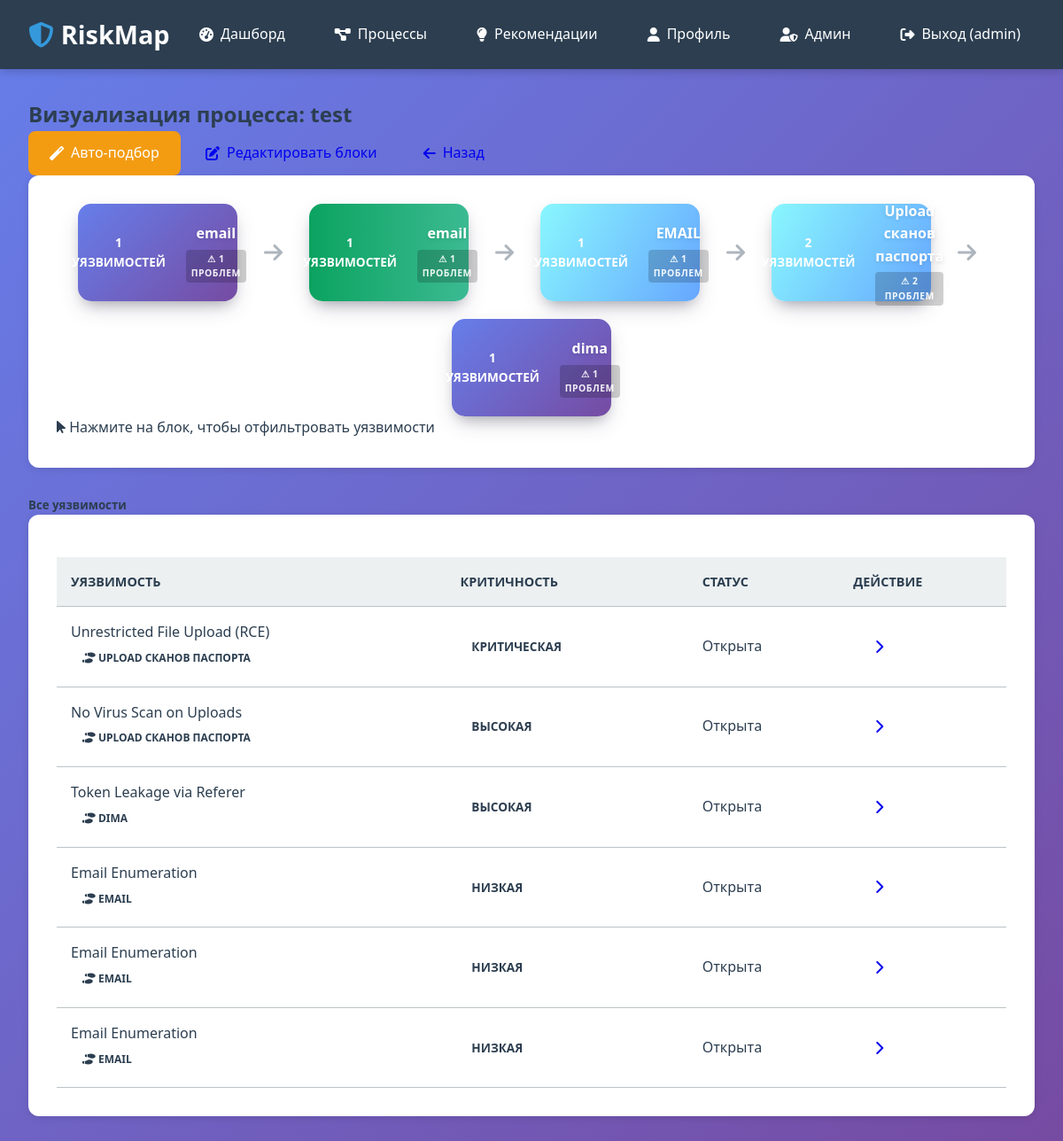
The page /processes/9/decomposition/ (signed in) on the database its author committed.
### apps/authentication/models.py (models this page shows, shortened)
class User(AbstractUser):
    email = models.EmailField(unique=True, verbose_name='Email')
    created_at = models.DateTimeField(auto_now_add=True, verbose_name='Дата регистрации')
    updated_at = models.DateTimeField(auto_now=True, verbose_name='Дата обновления')
    USERNAME_FIELD = 'username'
    REQUIRED_FIELDS = ['email']
    class Meta:
        verbose_name = 'Пользователь'
        verbose_name_plural = 'Пользователи'
        ordering = ['-created_at']
        db_table = 'users'

### apps/core/models.py (models this page shows, shortened)
class BusinessProcess(models.Model):
    CRITICALITY_CHOICES = [
        ('low', 'Низкая'),
        ('medium', 'Средняя'),
        ('high', 'Высокая'),
        ('critical', 'Критическая'),
    ]
    name = models.CharField('Название', max_length=255)
    description = models.TextField('Описание', blank=True)
    owner = models.ForeignKey(
        User,
        on_delete=models.CASCADE,
        related_name='business_processes',
        verbose_name='Владелец'
    )
    criticality = models.CharField(
        'Критичность',
        max_length=20,
        choices=CRITICALITY_CHOICES,
        default='medium'
    )
    created_at = models.DateTimeField('Дата создания', auto_now_add=True)
    updated_at = models.DateTimeField('Дата обновления', auto_now=True)
    is_active = models.BooleanField('Активен', default=True)
    class Meta:
        verbose_name = 'Бизнес-процесс'
        verbose_name_plural = 'Бизнес-процессы'
        ordering = ['-created_at']

class ProcessStep(models.Model):
    business_process = models.ForeignKey(BusinessProcess, on_delete=models.CASCADE, related_name='steps')
    name = models.CharField(max_length=100, verbose_name="Название шага")
    description = models.TextField(blank=True, verbose_name="Описание")
    order = models.PositiveIntegerField(default=0, verbose_name="Порядок")
    color = models.CharField(
        max_length=20,
        default='primary',
        choices=[
            ('primary', 'Синий'),
            ('danger', 'Красный'),
            ('warning', 'Желтый'),
            ('success', 'Зеленый'),
            ('info', 'Голубой'),
        ],
        verbose_name="Цвет"
    )
    class Meta:
        ordering = ['order']
        verbose_name = "Шаг процесса"
        verbose_name_plural = "Шаги процесса"

class Vulnerability(models.Model):
    SEVERITY_CHOICES = [
        (1, 'Незначительная'),
        (2, 'Низкая'),
        (3, 'Средняя'),
        (4, 'Высокая'),
        (5, 'Критическая'),
    ]
    STATUS_CHOICES = [
        ('open', 'Открыта'),
        ('in_progress', 'В работе'),
        ('resolved', 'Решена'),
        ('closed', 'Закрыта'),
    ]
    business_process = models.ForeignKey(
        BusinessProcess,
        on_delete=models.CASCADE,
        related_name='vulnerabilities',
        verbose_name='Бизнес-процесс'
    )
    step = models.ForeignKey(
        ProcessStep,
        on_delete=models.SET_NULL,
        null=True,
        blank=True,
        related_name='vulnerabilities',
        verbose_name='Связанный шаг'
    )
    title = models.CharField('Название', max_length=255)
    description = models.TextField('Описание')
    severity = models.IntegerField('Уровень серьезности', choices=SEVERITY_CHOICES, default=3)
    status = models.CharField('Статус', max_length=20, choices=STATUS_CHOICES, default='open')
    discovered_date = models.DateField('Дата обнаружения', auto_now_add=True)
    resolved_date = models.DateField('Дата решения', null=True, blank=True)
    class Meta:
        verbose_name = 'Уязвимость'
        verbose_name_plural = 'Уязвимости'
        ordering = ['-severity', '-discovered_date']

### apps/core/views.py (the view)
# urls.py: path('processes/<int:pk>/decomposition/', views.process_decomposition, name='process_decomposition'),
@login_required
def process_decomposition(request, pk):
    process = get_object_or_404(BusinessProcess, pk=pk, owner=request.user)
    vulnerabilities = Vulnerability.objects.filter(business_process=process)
    steps = process.steps.all().order_by('order')  # Загружаем шаги
    critical_count = vulnerabilities.filter(severity=5).count()
    high_count = vulnerabilities.filter(severity=4).count()
    medium_count = vulnerabilities.filter(severity=3).count()
    low_count = vulnerabilities.filter(severity__lte=2).count()
    context = {
        'process': process,
        'vulnerabilities': vulnerabilities,
        'steps': steps,  # Передаем шаги в шаблон
        'critical_count': critical_count,
        'high_count': high_count,
        'medium_count': medium_count,
        'low_count': low_count,
    }
    return render(request, 'core/process_decomposition.html', context)

### templates/core/process_decomposition.html (shortened to what this page needs)
{% extends 'base.html' %}
{% block content %}
<div class="container-fluid py-4">
    <div class="d-flex justify-content-between align-items-center mb-5">
        <h2 class="fw-bold text-dark">Визуализация процесса: {{ process.name }}</h2>
        <div>
            <a href="{% url 'core:process_autoscan' process.pk %}" class="btn btn-warning text-dark me-2">
    <i class="fas fa-magic"></i> Авто-подбор
            </a>
            <a href="{% url 'core:manage_steps' process.pk %}" class="btn btn-outline-primary me-2">
                <i class="fas fa-edit"></i> Редактировать блоки
            </a>
            <a href="{% url 'core:process_detail' process.pk %}" class="btn btn-outline-secondary">
                <i class="fas fa-arrow-left"></i> Назад
            </a>
        </div>
    </div>
    <div class="card shadow-sm border-0 mb-5">
        <div class="card-body p-5 bg-light rounded-3">
            {% if steps %}
                <div class="process-flow-container">
                {% for step in steps %}
                    <div class="process-step gradient-{{ step.color }} position-relative"
                         data-bs-toggle="tooltip"
                         data-bs-placement="top"
                         title="{{ step.description|default:'Нет описания' }}"
                         onclick="filterVulns('{{ step.id }}', this)"
                         id="step-{{ step.id }}">
                        {% with vulns_count=step.vulnerabilities.count %}
                            {% if vulns_count > 0 %}
                                <span class="position-absolute top-0 start-100 translate-middle badge rounded-pill bg-danger border border-light shadow-sm"
                                      style="z-index: 10;">
                                    {{ vulns_count }}
                                    <span class="visually-hidden">уязвимостей</span>
                                </span>
                            {% endif %}
                        {% endwith %}
                        <div class="step-content">
                            <div class="step-title">{{ step.name }}</div>
                            <div class="step-subtitle">
                                {% with vulns=step.vulnerabilities.all %}
                                    {% if vulns %}
                                        <div class="mt-2 text-warning fw-bold" style="font-size: 0.65rem; background: rgba(0,0,0,0.2); padding: 2px 6px; border-radius: 4px;">
                                            ⚠ {{ vulns.count }} ПРОБЛЕМ
                                        </div>
                                    {% else %}
                                        ШАГ {{ step.order }}
                                    {% endif %}
                                {% endwith %}
                            </div>
                        </div>
                    </div>
                    {% if not forloop.last %}
                        <div class="step-arrow">
                            <i class="fas fa-arrow-right"></i>
                        </div>
                    {% endif %}
                {% endfor %}
                </div>
                <p class="text-center text-muted mt-5 small">
                    <i class="fas fa-mouse-pointer text-primary"></i> Нажмите на блок, чтобы отфильтровать уязвимости
                </p>
            {% else %}
                <div class="text-center py-5">
                    <h4 class="text-muted">Блоки еще не созданы</h4>
                    <p>Создайте шаги, чтобы увидеть визуализацию.</p>
                    <a href="{% url 'core:manage_steps' process.pk %}" class="btn btn-primary mt-3">Создать блоки</a>
                </div>
            {% endif %}
        </div>
    </div>
    <div class="mt-5">
        <h5 class="mb-3 text-secondary" id="vuln-table-title">Все уязвимости</h5>
        <div class="card shadow border-0">
            <div class="card-body p-0">
                {% if vulnerabilities %}
                <div class="table-responsive">
                    <table class="table table-hover align-middle mb-0">
                        <thead class="bg-light text-secondary">
                            <tr>
                                <th class="ps-4">Уязвимость</th>
                                <th>Критичность</th>
                                <th>Статус</th>
                                <th class="text-end pe-4">Действие</th>
                            </tr>
                        </thead>
                        <tbody>
                            {% for vuln in vulnerabilities %}
                            <tr class="vuln-row" data-step-id="{{ vuln.step.id|default:'none' }}">
                                <td class="ps-4">
                                    <div class="fw-bold">{{ vuln.title }}</div>
                                    {% if vuln.step %}
                                        <span class="badge bg-light text-dark border mt-1" style="font-size: 0.75rem;">
                                            <i class="fas fa-shoe-prints me-1"></i> {{ vuln.step.name }}
                                        </span>
                                    {% endif %}
                                </td>
                                <td>
                                    <span class="badge rounded-pill bg-{% if vuln.severity >= 4 %}danger{% elif vuln.severity == 3 %}warning{% else %}info{% endif %}">
                                        {{ vuln.get_severity_display }}
                                    </span>
                                </td>
                                <td>{{ vuln.get_status_display }}</td>
                                <td class="text-end pe-4">
                                    <a href="{% url 'core:vulnerability_detail' vuln.pk %}" class="btn btn-sm btn-light">
                                        <i class="fas fa-chevron-right"></i>
                                    </a>
                                </td>
                            </tr>
                            {% endfor %}
                        </tbody>
                    </table>
                </div>
                {% else %}
                    <p class="p-4 text-center text-muted mb-0">Уязвимостей пока нет.</p>
                {% endif %}
            </div>
        </div>
    </div>
</div>
{% endblock %}

### templates/base.html (shortened to what this page needs)
<!DOCTYPE html>
<html lang="ru">
<head>
    <link href="https://cdn.jsdelivr.net/npm/vis-network@9.1.9/dist/dist/vis-network.min.css" rel="stylesheet">
    <link rel="stylesheet" href="https://cdnjs.cloudflare.com/ajax/libs/font-awesome/6.5.1/css/all.min.css">
</head>
<body>
    <nav class="navbar">
        <div class="navbar-container">
            <a href="{% url 'core:home' %}" class="navbar-brand">
                <i class="fas fa-shield-alt"></i>
                RiskMap
            </a>
            <ul class="navbar-menu">
                {% if user.is_authenticated %}
                    <li><a href="{% url 'core:dashboard' %}">
                        <i class="fas fa-tachometer-alt"></i> Дашборд
                    </a></li>
                    <li><a href="{% url 'core:process_list' %}">
                        <i class="fas fa-project-diagram"></i> Процессы
                    </a></li>
                    <li><a href="{% url 'core:recommendations' %}">
                        <i class="fas fa-lightbulb"></i> Рекомендации
                    </a></li>
                    <li><a href="{% url 'core:profile' %}">
                        <i class="fas fa-user"></i> Профиль
                    </a></li>
                {% if user.is_superuser %}
                <li><a href="{% url 'admin_panel:user_management' %}">
                    <i class="fas fa-user-shield"></i> Админ
                </a></li>
                {% endif %}
                    <li><a href="{% url 'authentication:logout' %}">
                        <i class="fas fa-sign-out-alt"></i> Выход ({{ user.username }})
                    </a></li>
                {% endif %}
            </ul>
        </div>
    </nav>
    <div class="container">
        {% block content %}{% endblock %}
    </div>
</body>
</html>

### templates/base.html (style rules this page uses)
* { margin: 0; padding: 0; box-sizing: border-box; }
:root { --primary-color: #2c3e50; --secondary-color: #3498db; --accent-color: #e74c3c; --success-color: #27ae60; --warning-color: #f39c12; --danger-color: #e74c3c; --light-bg: #ecf0f1; --dark-text: #2c3e50; --light-text: #7f8c8d; --border-color: #bdc3c7; --card-shadow: 0 2px 8px rgba(0,0,0,0.1); --hover-shadow: 0 4px 16px rgba(0,0,0,0.15); }
body { font-family: 'Segoe UI', Tahoma, Geneva, Verdana, sans-serif; background: linear-gradient(135deg, #667eea 0%, #764ba2 100%); background-attachment: fixed; color: var(--dark-text); line-height: 1.6; min-height: 100vh; }
.navbar { background: var(--primary-color); color: white; padding: 1rem 0; box-shadow: 0 2px 10px rgba(0,0,0,0.2); position: sticky; top: 0; z-index: 1000; }
.navbar-container { max-width: 1400px; margin: 0 auto; padding: 0 2rem; display: flex; justify-content: space-between; align-items: center; }
.navbar-brand { font-size: 1.8rem; font-weight: bold; color: white; text-decoration: none; display: flex; align-items: center; gap: 0.5rem; }
.navbar-brand i { color: var(--secondary-color); }
.navbar-menu { display: flex; list-style: none; gap: 1.5rem; align-items: center; }
.navbar-menu a { color: white; text-decoration: none; padding: 0.5rem 1rem; border-radius: 5px; transition: all 0.3s ease; display: flex; align-items: center; gap: 0.5rem; }
.container { max-width: 1400px; margin: 2rem auto; padding: 0 2rem; }
.card { background: white; border-radius: 12px; padding: 2rem; margin-bottom: 2rem; box-shadow: var(--card-shadow); transition: all 0.3s ease; }
.card-body { color: var(--dark-text); }
.btn { display: inline-flex; align-items: center; gap: 0.5rem; padding: 0.75rem 1.5rem; border: none; border-radius: 8px; font-size: 1rem; cursor: pointer; text-decoration: none; transition: all 0.3s ease; font-weight: 500; }
.btn-warning { background: var(--warning-color); color: white; }
.badge { display: inline-block; padding: 0.4rem 0.8rem; border-radius: 20px; font-size: 0.85rem; font-weight: 600; text-transform: uppercase; }
.table { width: 100%; border-collapse: collapse; margin-top: 1rem; }
.table th, .table td { padding: 1rem; text-align: left; border-bottom: 1px solid var(--border-color); }
.table th { background: var(--light-bg); font-weight: 600; color: var(--primary-color); text-transform: uppercase; font-size: 0.9rem; }

### templates/core/process_decomposition.html (style rules this page uses)
.process-flow-container { display: flex; align-items: center; justify-content: center; flex-wrap: wrap; gap: 20px; }
.step-arrow { font-size: 1.5rem; color: #adb5bd; margin: 0 10px; }
.process-step { width: 180px; height: 110px; border-radius: 15px; display: flex; align-items: center; justify-content: center; text-align: center; color: white; box-shadow: 0 10px 25px -5px rgba(50, 50, 93, 0.25), 0 8px 16px -8px rgba(0, 0, 0, 0.3); transition: transform 0.3s ease, box-shadow 0.3s ease, opacity 0.3s ease; position: relative; cursor: pointer; }
.step-content { padding: 10px; }
.step-title { font-weight: 700; font-size: 1rem; margin-bottom: 5px; text-shadow: 0 2px 4px rgba(0,0,0,0.1); }
.step-subtitle { font-size: 0.75rem; opacity: 0.9; text-transform: uppercase; letter-spacing: 0.5px; font-weight: 600; }
.gradient-primary { background: linear-gradient(135deg, #667eea 0%, #764ba2 100%); }
.gradient-info { background: linear-gradient(120deg, #89f7fe 0%, #66a6ff 100%); }
.gradient-success { background: linear-gradient(to right, #0ba360, #3cba92); }

### rows shown on the page
User: username "admin"
BusinessProcess: name "test"
ProcessStep: vulnerabilities.count "1", name "email", vulnerabilities.all.count "1"
ProcessStep: vulnerabilities.count "1", name "email", vulnerabilities.all.count "1"
ProcessStep: vulnerabilities.count "1", name "EMAIL", vulnerabilities.all.count "1"
ProcessStep: vulnerabilities.count "2", name "Upload сканов паспорта", vulnerabilities.all.count "2"
ProcessStep: vulnerabilities.count "1", name "dima", vulnerabilities.all.count "1"
Vulnerability: title "Unrestricted File Upload (RCE)", step.name "UPLOAD СКАНОВ ПАСПОРТА", severity "КРИТИЧЕСКАЯ", status "Открыта"
Vulnerability: title "No Virus Scan on Uploads", step.name "UPLOAD СКАНОВ ПАСПОРТА", severity "ВЫСОКАЯ", status "Открыта"
Vulnerability: title "Token Leakage via Referer", step.name "DIMA", severity "ВЫСОКАЯ", status "Открыта"
Vulnerability: title "Email Enumeration", step.name "EMAIL", severity "НИЗКАЯ", status "Открыта"
Vulnerability: title "Email Enumeration", step.name "EMAIL", severity "НИЗКАЯ", status "Открыта"
Vulnerability: title "Email Enumeration", step.name "EMAIL", severity "НИЗКАЯ", status "Открыта"
